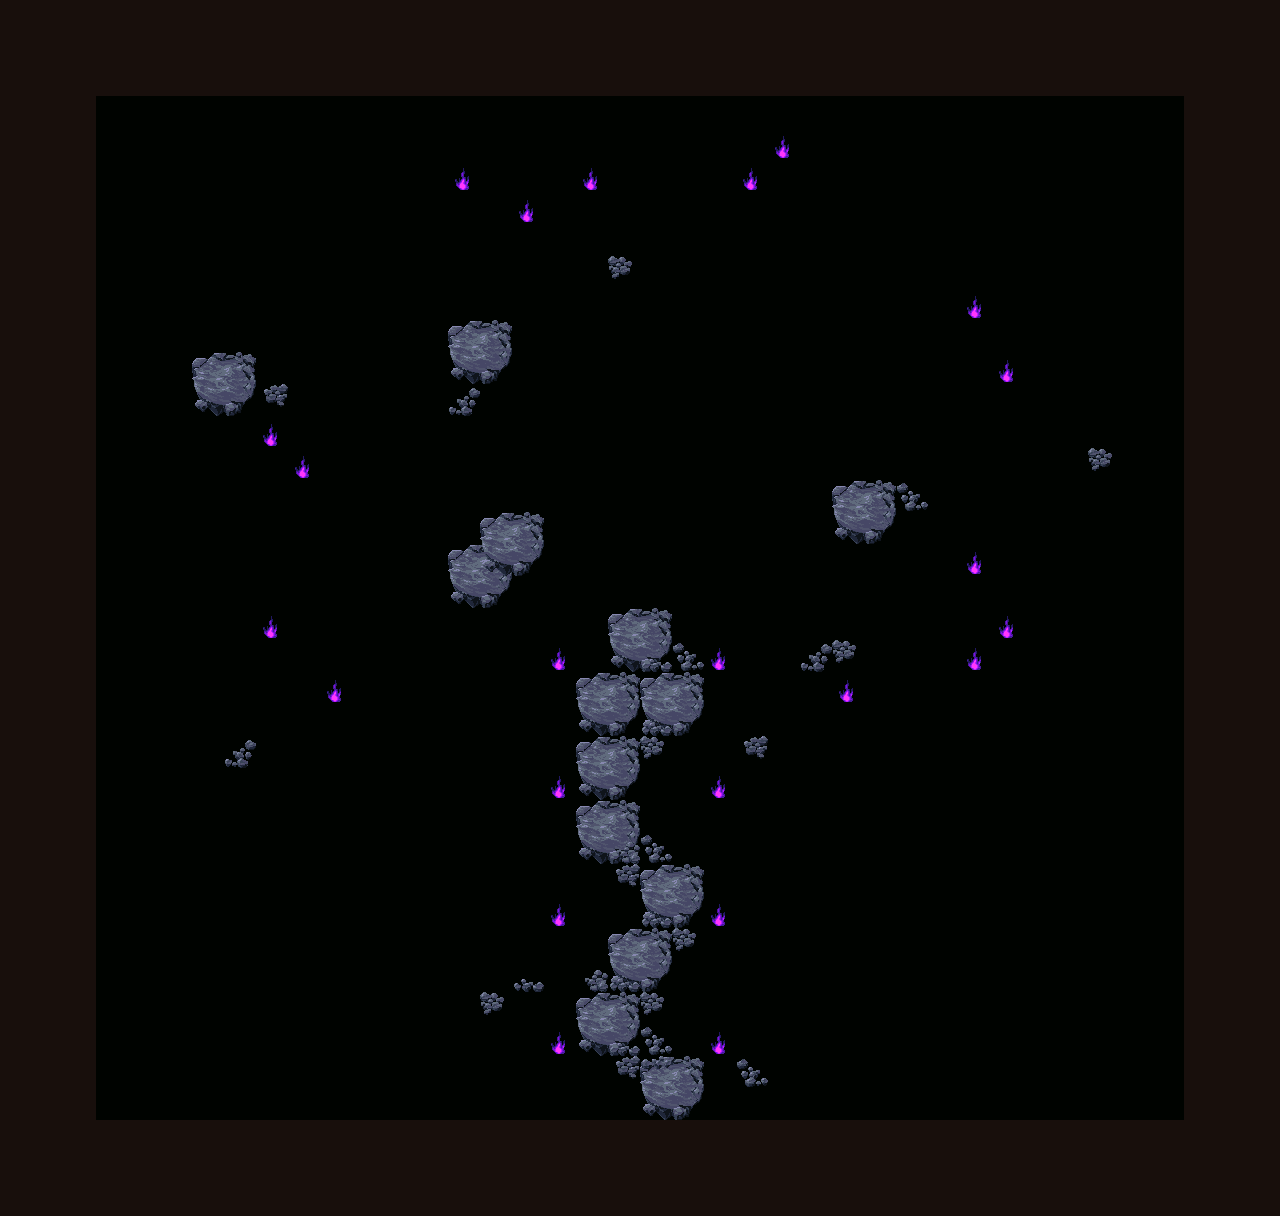

This is a level from a 2D game, rendered from its Tiled map with the project's own tilesets. A one-line summary and the map file follow, with tile-layer data summarised:
An orthogonal 40x38 tile map with 32x32 px tiles, 11 tile layers (wall, floor-2, shadow, collijon, ...).

<map version="1.10" tiledversion="1.10.1" orientation="orthogonal" renderorder="right-down" width="40" height="38" tilewidth="32" tileheight="32" infinite="0" nextlayerid="22" nextobjectid="1">
 <tileset firstgid="1" source="../39,40_tsx/39,40_maptip.tsx" />
 <layer id="3" name="wall" width="40" height="38">
  <data>[1520 cells, 1 non-empty, 1 distinct tile ids]</data>
 </layer>
 <layer id="15" name="floor-2" width="40" height="38">
  <data>[1520 cells, 1520 non-empty, 1 distinct tile ids]</data>
 </layer>
 <layer id="5" name="shadow" width="40" height="38">
  <data>[1520 cells, 1520 non-empty, 1 distinct tile ids]</data>
 </layer>
 <layer id="10" name="collijon" width="40" height="38">
  <data>[1520 cells, 66 non-empty, 1 distinct tile ids]</data>
 </layer>
 <layer id="18" name="rock-2" width="40" height="38">
  <data>[1520 cells, 72 non-empty, 10 distinct tile ids]</data>
 </layer>
 <layer id="16" name="rock-1" width="40" height="38">
  <data>[1520 cells, 12 non-empty, 8 distinct tile ids]</data>
 </layer>
 <layer id="17" name="objects-2" width="40" height="38">
  <data>[1520 cells, 23 non-empty, 1 distinct tile ids]</data>
 </layer>
 <layer id="19" name="objects-1" width="40" height="38">
  <data>[1520 cells, 0 non-empty, 0 distinct tile ids]</data>
 </layer>
 <layer id="8" name="chara" width="40" height="38">
  <data>[1520 cells, 0 non-empty, 0 distinct tile ids]</data>
 </layer>
 <layer id="14" name="item" width="40" height="38">
  <data>[1520 cells, 0 non-empty, 0 distinct tile ids]</data>
 </layer>
 <layer id="2" name="flame" width="40" height="38">
  <data>[1520 cells, 432 non-empty, 1 distinct tile ids]</data>
 </layer>
</map>
